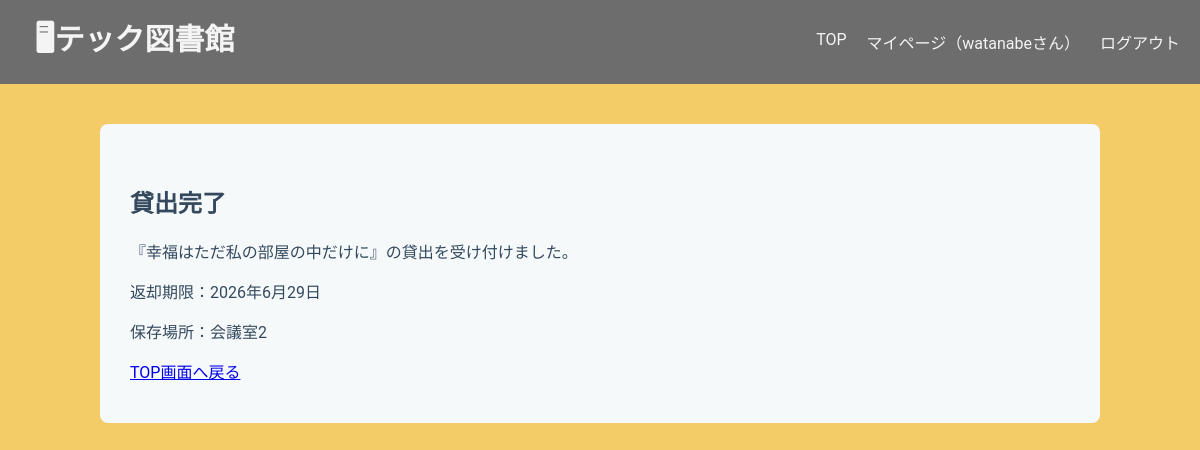
Screenshot of /library/borrow/45/complete/45/ (signed in) with the database file from the repository.
### libraryapp/models.py (models this page shows, shortened)
class Stock(models.Model):
    book = models.ForeignKey(
        Book,
        on_delete=models.CASCADE,
        related_name="stocks"
    )
    location = models.ForeignKey(
        Location,
        on_delete=models.PROTECT,
        related_name="stocks"
    )
    is_available = models.BooleanField(default=True)

class Book(models.Model):
    isbn = models.CharField(
        max_length=17,
        help_text='ISBN-10 または ISBN-13（ハイフン可）',
        verbose_name='ISBN',
        unique=True,
    )
    title = models.CharField(max_length=200, blank=True)
    author = models.CharField(max_length=200, null=True, blank=True)
    publisher = models.CharField(max_length=200, null=True, blank=True)
    publication_date = models.DateField(null=True, blank=True)
    description = models.TextField(null=True, blank=True)
    cover_url = models.URLField(null=True, blank=True)
    edition_number = models.IntegerField(default=1)

class Borrow(models.Model):
    user = models.ForeignKey(User, on_delete=models.CASCADE)
    stock = models.ForeignKey(
        Stock,
        on_delete=models.PROTECT,
        related_name="borrows"
    )
    borrowed_at = models.DateTimeField(default=timezone.now)
    due_date = models.DateField()
    returned_at = models.DateTimeField(null=True, blank=True)

class Location(models.Model):
    name = models.CharField(max_length=100)
    def __str__(self):
        return self.name

### libraryapp/views.py (the view)
# urls.py: path('borrow/<int:stock_id>/complete/<int:borrow_id>/', views.BorrowCompleteView.as_view(), name="borrow_complete"),
class BorrowCompleteView(LoginRequiredMixin, TemplateView):
    template_name = "libraryapp/borrow_complete.html"
    def get_context_data(self, **kwargs):
        context = super().get_context_data(**kwargs)
        context["stock"] = get_object_or_404(
            Stock,
            pk=self.kwargs["stock_id"]
        )
        context["borrow"] = get_object_or_404(
            Borrow,
            pk=self.kwargs["borrow_id"]
        )
        return context

### templates/libraryapp/borrow_complete.html (shortened to what this page needs)
{% extends "libraryapp/base.html" %}
{% block content %}
<h2>貸出完了</h2>
<p>『{{ stock.book.title }}』の貸出を受け付けました。</p>
<p>返却期限：{{ borrow.due_date }}</p>
<p>保存場所：{{ stock.location }}</p>
<a href="{% url 'home' %}">TOP画面へ戻る</a>
{% endblock content %}

### templates/libraryapp/base.html (shortened to what this page needs)
<!DOCTYPE html>
<html lang="ja">
<head>
    {% load static %}
    <link rel="stylesheet" href="{% static 'libraryapp/base.css' %}">
</head>
<body>
    <header class="header">
        <h1>
            <a href="{% url 'home' %}">
                <strong>🖥テック図書館</strong>
            </a>
        </h1>
        <nav>
            <a href="{% url 'home' %}">TOP</a>
            <a href="{% url 'mypage' %}">マイページ（{{ user.username }}さん）</a>
            <form method="post" action="{% url 'logout' %}" class="logout-form">
                <button type="submit" class="logout-link">ログアウト</button>
            </form>
        </nav>
    </header>
    <main class="container">
        {% block content %}{% endblock %}
    </main>
</body>
</html>

### static/libraryapp/base.css (style rules this page uses)
body { font-family: 'Roboto', 'Segoe UI', Tahoma, Geneva, Verdana, sans-serif; background-color: #f4cc67; color: #34495e; margin: 0; }
.header { display: flex; background-color: #6d6d6d; justify-content: space-between; align-items: center; }
.header h1 { color: #f5f4f5; margin: 15px; width: auto; padding-left: 20px; font-size: 30px; }
.header h1 a { color: #f5f4f5; text-decoration: none; }
.header nav { color: #f5f4f5; display: flex; gap: 20px; width: auto; padding-right: 20px; margin: 0; }
.header nav a { color: #f5f4f5; text-decoration: none; }
.container { background-color: #f6f9fa; padding: 40px 30px; border-radius: 8px; max-width: 1000px; width: 100%; box-sizing: border-box; margin: 40px auto; }
form button { white-space: nowrap; background-color: #717071dc; color: #faf8f8; padding: 10px 20px; border: none; border-radius: 4px; cursor: pointer; font-size: 16px; font-weight: 500; }
.logout-form { display: inline; }
.logout-form button { background: none; border: none; padding: 0; color: inherit; font: inherit; cursor: pointer; }

### rows the page displays
Stock: book "幸福はただ私の部屋の中だけに", location "会議室2"
Borrow: due_date "2026年6月29日"

### other values shown
{{ user.username }} "watanabe"
